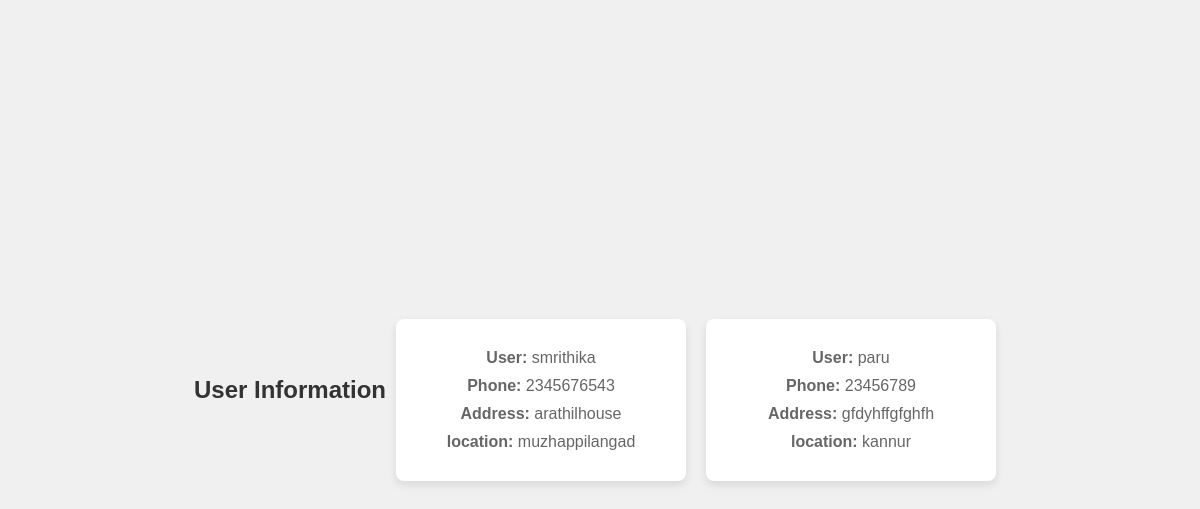
Before: /users/ (signed in) with the older database file.
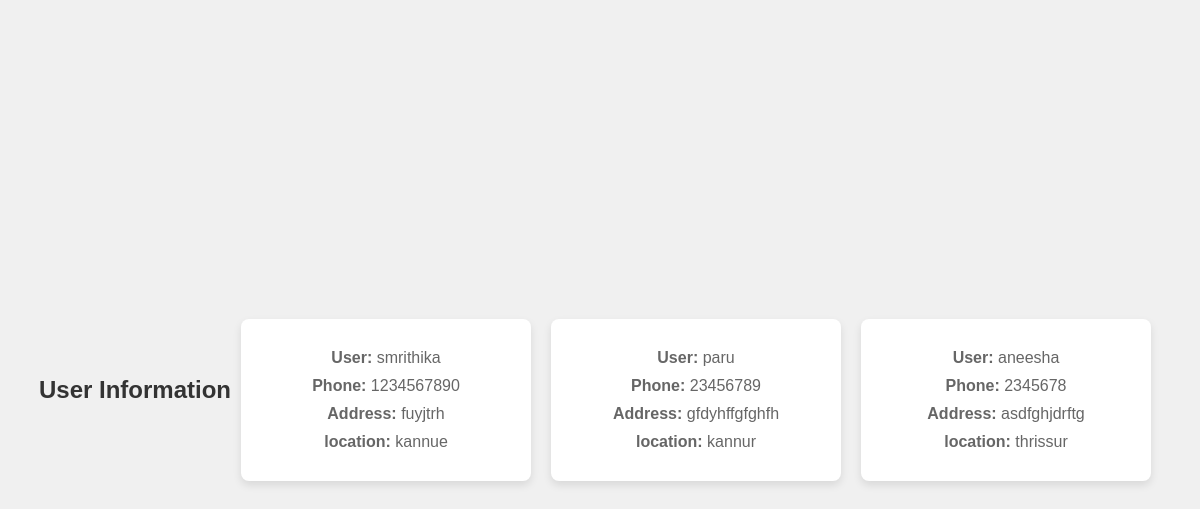
After: the same page with the newer database file.
### app/models.py (models this page shows, shortened)
class UserProfile(models.Model):
    user = models.OneToOneField(User, on_delete=models.CASCADE, related_name="user_profile")
    address = models.CharField(max_length=200, null=True)
    phone = models.CharField(max_length=20, null=True)
    dob = models.DateField(null=True)
    location = models.CharField(max_length=200, null=True)
    profile_image = models.ImageField(upload_to='images/profile', blank=True, null=True)
    guardian_name = models.CharField(max_length=200, null=True)
    guardian_phone = models.CharField(max_length=20, null=True)
    guardian_email = models.EmailField(max_length=30,null=True)

class User(AbstractUser):
    ROLE_CHOICES = [
        ("admin","Admin"),
        ("user", "User"),
        ("police","police")
    ]
    role = models.CharField(max_length=200, choices=ROLE_CHOICES, default="user")

### app/views.py (the view)
# urls.py: path('users/', AdminUserListView.as_view(), name='all_users'),
@method_decorator(decs,name="dispatch")
class AdminUserListView(ListView):
    template_name="adminuserlist.html"
    model=UserProfile
    context_object_name="data"
    def get_queryset(self):
        return UserProfile.objects.filter(user__role='user')

### app/decorator.py (called while the page is built)
def login_required(fn):
    def wrapper(request,*args,**kwargs):
        if not request.user.is_authenticated:
            messages.error(request,"invalid session")
            return redirect("signin")
        else:
            return fn(request,*args,**kwargs)
    return wrapper

### app/templates/adminuserlist.html (shortened to what this page needs)
<!DOCTYPE html>
{% load static %}
<html lang="en">
<head>
</head>
<body>
    <div class="container">
        <h2>User Information</h2>
        {% for d in data  %}
        <div class="card">
            <p><strong>User:</strong> {{ d.user }}</p>
            <p><strong>Phone:</strong> {{ d.phone }}</p>
            <p><strong>Address:</strong> {{ d.address }}</p>
            <p><strong>location:</strong> {{ d.location }}</p>
        </div>
        {% endfor %}
    </div>
</body>
</html>

Changed rows visible on the page:
changed UserProfile "smrithika": phone "2345676543" → "1234567890"; address "arathilhouse" → "fuyjtrh"; location "muzhappilangad" → "kannue"
added UserProfile: user "aneesha", phone "2345678", address "asdfghjdrftg", location "thrissur"
